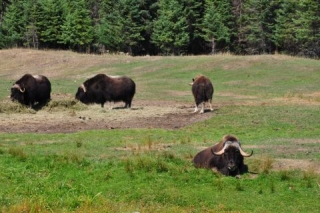
//> input picture src/images/group.jpg, 320 x 213 px
$ ./segment   (built with g++ and OpenCV 4)
//> lines starting //> are read from the running program, lines starting //| are printed output that depends on the picture; after the words box and inside, x2 and y2 are one past the last pixel; in counts of white or black regions, pixels touching at a corner belong together
// [17 lines of licence text are left out]

#include <iostream>
#include <opencv2/core/core.hpp>
#include <opencv2/imgproc/imgproc.hpp>
#include <opencv2/highgui/highgui.hpp>
#include "watershedSegmentation.h"


int main()
{
	// Read input image
	cv::Mat image= cv::imread("group.jpg");
//> image is the input picture: 213 rows x 320 cols, CV_8UC3; mean B, G, R 69.4, 113.7, 107.3
	if (!image.data)
		return 0;
	// resize for book printing
    cv::resize(image, image, cv::Size(), 0.7, 0.7);
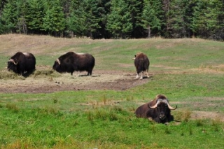
//> image: 149 rows x 224 cols, CV_8UC3; mean B, G, R 69.3, 113.6, 107.2
    std::cout << image.rows << "," << image.cols << std::endl;
//| 149,224

    // Display the image
	cv::namedWindow("Original Image");
	cv::imshow("Original Image",image);

	// Get the binary map
	cv::Mat binary;
	binary= cv::imread("binary.bmp",0);
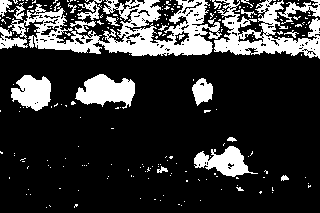
//> input picture src/images/binary.bmp, 320 x 213 px
//> binary: 213 rows x 320 cols, CV_8UC1; 20.7% white; 230 white regions (208 under 20 px), largest, box (x1, y1, x2, y2) and area: (0, 0, 222, 56) 5711, (214, 0, 320, 59) 2737, (75, 74, 135, 109) 1306

    // Display the binary image
	cv::namedWindow("Binary Image");
	cv::imshow("Binary Image",binary);

	// Eliminate noise and smaller objects
	cv::Mat fg;
	cv::erode(binary,fg,cv::Mat(),cv::Point(-1,-1),4);
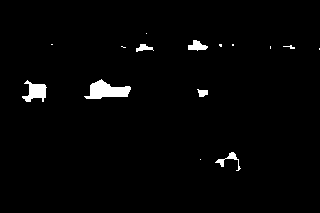
//> fg: 213 rows x 320 cols, CV_8UC1; 1.9% white; 15 white regions (8 under 20 px), largest, box (x1, y1, x2, y2) and area: (84, 79, 131, 99) 536, (22, 80, 47, 102) 306, (188, 40, 208, 51) 131

    // Display the foreground image
	cv::namedWindow("Foreground Image");
	cv::imshow("Foreground Image",fg);

	// Identify image pixels without objects
	cv::Mat bg;
	cv::dilate(binary,bg,cv::Mat(),cv::Point(-1,-1),4);
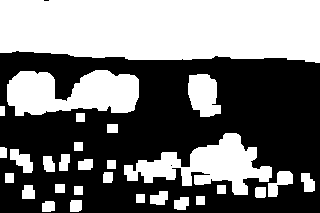
//> bg: 213 rows x 320 cols, CV_8UC1; 46% white; 29 white regions, largest, box (x1, y1, x2, y2) and area: (0, 0, 320, 63) 18420, (7, 70, 139, 116) 4412, (124, 133, 272, 195) 4094
	cv::threshold(bg,bg,1,128,cv::THRESH_BINARY_INV);

    // Display the background image
	cv::namedWindow("Background Image");
	cv::imshow("Background Image",bg);

	// Show markers image
	cv::Mat markers(binary.size(),CV_8U,cv::Scalar(0));
	markers= fg+bg;
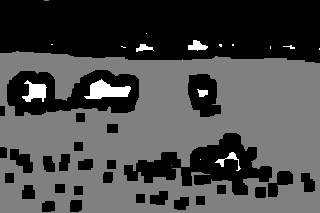
//> markers: 213 rows x 320 cols, CV_8UC1; min 0, max 255, mean 74
	cv::namedWindow("Markers");
	cv::imshow("Markers",markers);

	// Create watershed segmentation object
//> (the run ends here: the program needs code that is not available in this run, at `WatershedSegmenter segmenter;`)
